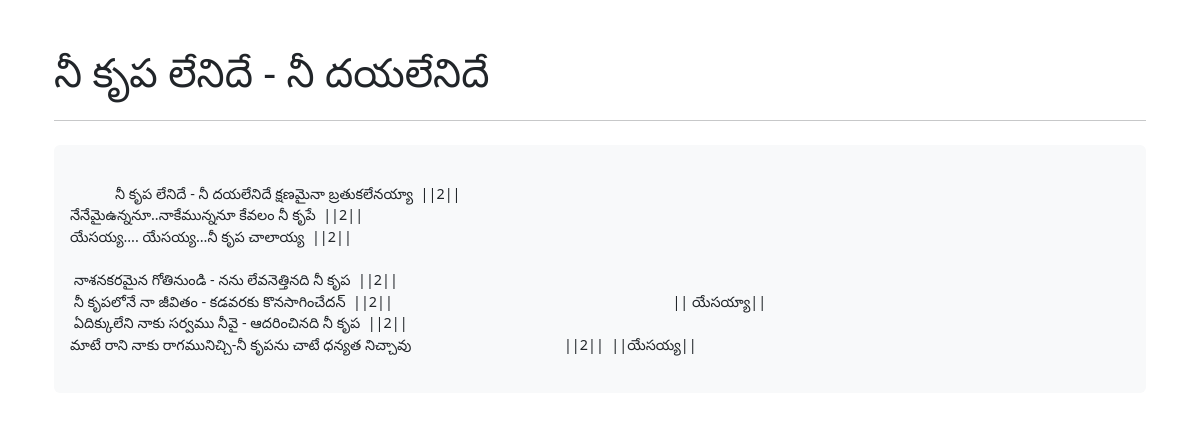
The app's page /3/nee-krupa-lenidhe with its own data.
### Songs/models.py (models this page shows, shortened)
class Song(models.Model):
    class Status(models.TextChoices):
        DRAFT = 'DF', 'Draft'
        PUBLISHED = 'PB', 'Published'
    CATEGORY_CHOICES = [
        ('A', 'స్తుతి, ఆరాధన, సిలువ ద్యానం'),
        ('B', 'హెచ్చరిక, దిద్దుబాటు'),
        ('C', 'ప్రార్థన, విజ్ఞాపన, యాచన'),
        ('D', 'లేఖన విలువ '),
        ('E', 'సేవా పిలుపు, సేవా సమర్పణ'),
        ('F', 'ఆధరణ, ప్రోత్సాహము'),
        ('G', 'యవనస్థులు'),
        ('H', 'సోదరీలు'),
        ('I', 'సువార్త సందేశం, సువార్త పిలుపు'),
        ('J', 'ప్రభువు రాకడ, రాకడ సిద్ధపాటు '),
        ('K', 'అనుబంధ కీర్తనలు'),
    ]
    song_Number = models.IntegerField()
    title = models.CharField(max_length=100)
    body = models.TextField()
    slug = models.SlugField(max_length=100, unique=True, blank=True, allow_unicode=True)
    status = models.CharField(max_length=2,
                              choices=Status.choices,
                              default=Status.DRAFT,
                              )
    objects = models.Manager()
    published = PublishedManager()
    category = models.CharField(max_length=1, choices=CATEGORY_CHOICES, default='A')
    tags = TaggableManager()

### Songs/views.py (the view)
# urls.py: path('<int:song_Number>/<slug:slug>', SongDetailView.as_view(), name='song_detail'),
class SongDetailView(DetailView):
    model = Song
    template_name = 'songs/song_detail.html'
    context_object_name = 'song'
    def get_object(self):
        song_Number = self.kwargs.get("song_Number")
        slug = self.kwargs.get("slug")
        post = get_object_or_404(Song, song_Number=song_Number, slug=slug)
        return post

### templates/songs/song_detail.html (shortened to what this page needs)
{% extends 'songs/base.html' %}
{% block Content %}
<div class="container mt-5">
    <h1 class="display-6">{{ song.title }}</h1>
    <hr class="my-4">
    <article class="mb-5">
        <p class="lead bg-light p-3 rounded" style="white-space: pre-wrap; font-size: 0.9rem;">
            {{ song.body }}
        </p>
    </article>
</div>
{% endblock %}

### records on screen
Song: title "నీ కృప లేనిదే - నీ దయలేనిదే", body "నీ కృప లేనిదే - నీ దయలేనిదే క్షణమైనా బ్రతుకలేనయ్యా ||2|| నేనేమైఉన్ననూ..నాకేమున్ననూ కేవలం నీ కృపే ||2|| యేసయ్య…. యేసయ్య…నీ కృప చాలాయ్య ||2|| నాశనకరమైన గోతినుండి - నను లేవనెత్తినది నీ కృప ||2|| నీ కృపలోనే నా జీవితం - కడవరకు కొనసాగించేదన్ ||2|| || యేసయ్యా|| ఏదిక్కులేని నాకు సర్వము నీవై - ఆదరించినది నీ కృప ||2|| మాటే రాని నాకు రాగమునిచ్చి-నీ కృపను చాటే ధన్యత నిచ్చావు ||2|| ||యేసయ్య||"
